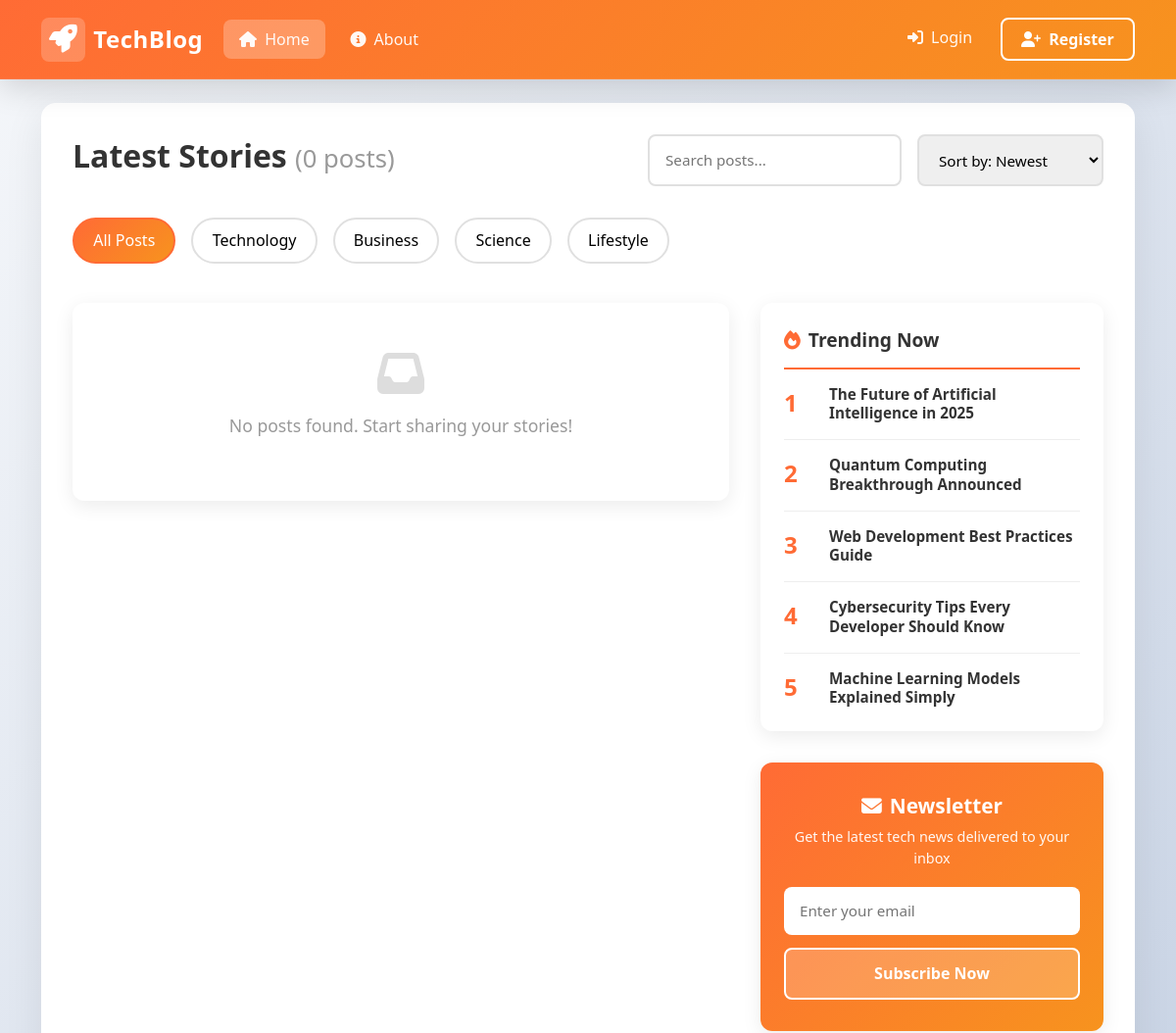
Before: / (upper part) with the older database file.
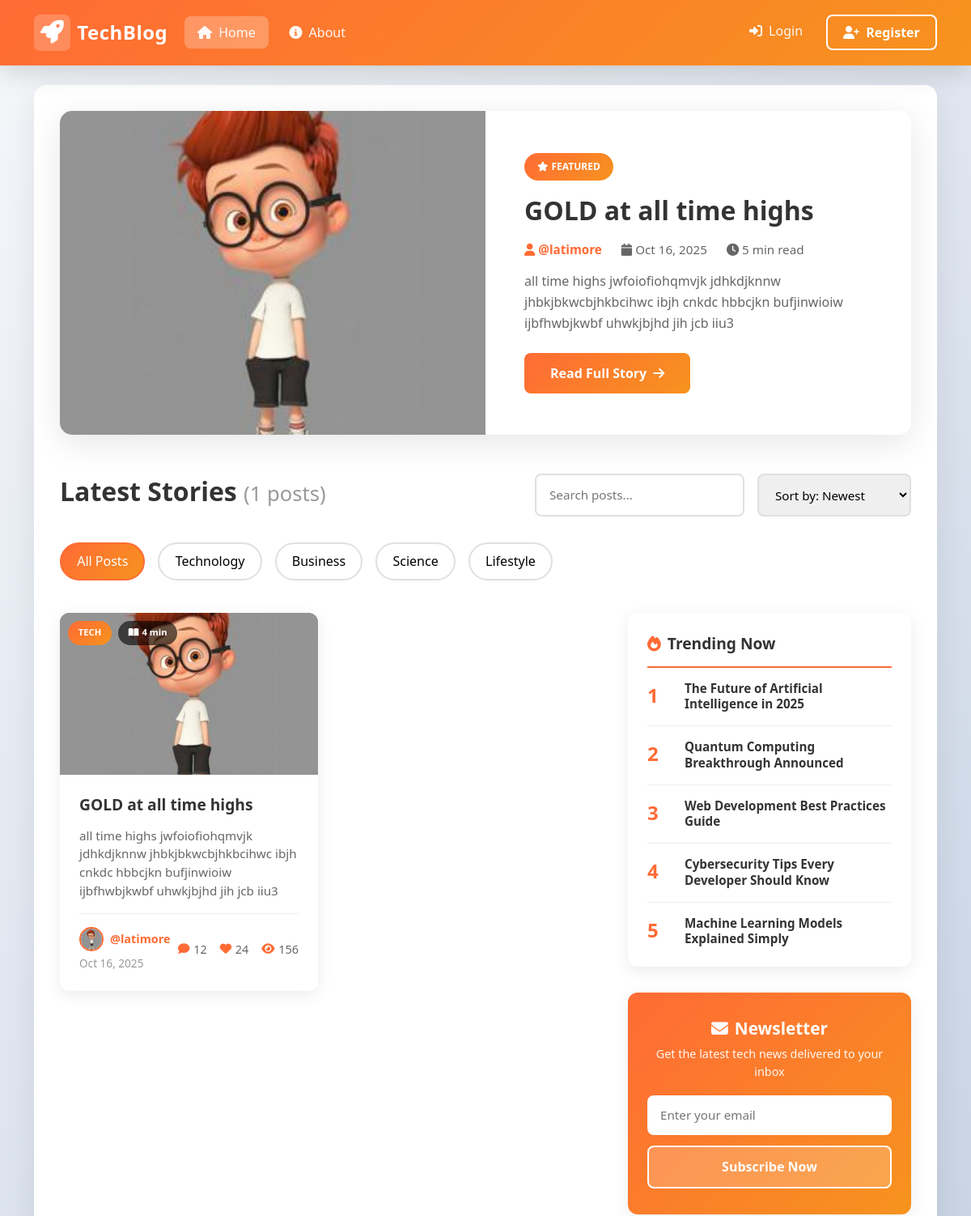
After: the same page with the newer database file.
### blog/models.py (models this page shows, shortened)
class Post(models.Model):
    STATUS_CHOICES = [
        ('draft', 'Draft'),
        ('published', 'Published'),
        ('scheduled', 'Scheduled'),
    ]
    title = models.CharField(max_length=200)
    slug = models.SlugField(max_length=200, unique=True, blank=True)
    content = models.TextField()
    excerpt = models.TextField(max_length=300, blank=True, help_text="Brief summary for previews")
    featured_image = models.ImageField(
        upload_to='post_images/%Y/%m/%d/',
        null=True,
        blank=True,
        validators=[FileExtensionValidator(['jpg', 'jpeg', 'png', 'webp'])],
        help_text="Recommended size: 1200x630px"
    )
    category = models.ForeignKey(
        Category,
        on_delete=models.SET_NULL,
        null=True,
        blank=True,
        related_name='posts'
    )
    tags = models.ManyToManyField(Tag, blank=True, related_name='posts')
    author = models.ForeignKey(User, on_delete=models.CASCADE, related_name='posts')
    date_posted = models.DateTimeField(default=timezone.now)
    date_updated = models.DateTimeField(auto_now=True)
    publish_date = models.DateTimeField(null=True, blank=True, help_text="Schedule post for future")
    status = models.CharField(max_length=10, choices=STATUS_CHOICES, default='draft')
    is_featured = models.BooleanField(default=False, help_text="Show in featured section")
    is_pinned = models.BooleanField(default=False, help_text="Pin to top of list")
    allow_comments = models.BooleanField(default=True)
    views_count = models.IntegerField(default=0)
    reading_time = models.IntegerField(default=5, help_text="Estimated reading time in minutes")
    meta_description = models.CharField(max_length=160, blank=True, help_text="For search engines")
    meta_keywords = models.CharField(max_length=255, blank=True)
    class Meta:
        ordering = ['-is_pinned', '-date_posted']
        indexes = [
            models.Index(fields=['-date_posted']),
            models.Index(fields=['status', '-date_posted']),
            models.Index(fields=['author', '-date_posted']),
        ]

### users/models.py (models this page shows, shortened)
class Profile(models.Model):
    user = models.OneToOneField(User, on_delete=models.CASCADE)
    image = models.ImageField(default='default.jpg', upload_to='profile_pics')
    bio = models.TextField(max_length=500, blank=True)
    location = models.CharField(max_length=100, blank=True)
    website = models.URLField(max_length=200, blank=True)

### blog/views.py (the view)
# urls.py: path('', views.PostListView.as_view(), name='blog-home'),
class PostListView(ListView):
    model = Post
    template_name = 'blog/home.html'
    context_object_name = 'posts'
    paginate_by = 6
    def get_queryset(self):
        queryset = Post.objects.filter(status='published').select_related(
            'author', 'author__profile', 'category'
        ).prefetch_related('tags', 'likes')
        search_query = self.request.GET.get('q')
        if search_query:
            queryset = queryset.filter(
                Q(title__icontains=search_query) |
                Q(content__icontains=search_query) |
                Q(excerpt__icontains=search_query)
            )
        category_slug = self.request.GET.get('category')
        if category_slug:
            queryset = queryset.filter(category__slug=category_slug)
        tag_slug = self.request.GET.get('tag')
        if tag_slug:
            queryset = queryset.filter(tags__slug=tag_slug)
        sort_by = self.request.GET.get('sort', '-date_posted')
        valid_sorts = {
            'newest': '-date_posted',
            'oldest': 'date_posted',
            'popular': '-views_count',
            'trending': '-likes__created_at'
        }
        queryset = queryset.order_by(valid_sorts.get(sort_by, '-date_posted'))
        return queryset.distinct()
    def get_context_data(self, **kwargs):
        context = super().get_context_data(**kwargs)
        context['featured_post'] = Post.objects.filter(
            status='published',
            is_featured=True
        ).select_related('author', 'author__profile').first()
        week_ago = timezone.now() - timedelta(days=7)
        context['trending_posts'] = Post.objects.filter(
            status='published',
            date_posted__gte=week_ago
        ).annotate(
            engagement=Count('likes') + Count('comments')
        ).order_by('-engagement', '-views_count')[:5]
        context['categories'] = Category.objects.annotate(
            post_count=Count('posts', filter=Q(posts__status='published'))
        ).filter(post_count__gt=0)
        context['popular_tags'] = Tag.objects.annotate(
            post_count=Count('posts', filter=Q(posts__status='published'))
        ).filter(post_count__gt=0).order_by('-post_count')[:10]
        context['total_posts'] = Post.objects.filter(status='published').count()
        context['total_authors'] = User.objects.filter(posts__status='published').distinct().count()
        return context

### blog/templates/blog/home.html (shortened to what this page needs)
{% extends 'blog/base.html' %}
{% block content %}
<div class="news-container">
  {% if posts %}
  {% with featured_post=posts.0 %}
  <div class="featured-article">
    <img src="{{ featured_post.author.profile.image.url }}" alt="Featured" class="featured-image">
    <div class="featured-content">
      <span class="featured-badge">
        <i class="fas fa-star me-1"></i>FEATURED
      </span>
      <h2>{{ featured_post.title }}</h2>
      <div class="featured-meta">
        <a href="{% url 'user-posts' featured_post.author.username %}">
          <i class="fas fa-user me-1"></i>@{{ featured_post.author.username }}
        </a>
        <span>
          <i class="fas fa-calendar me-1"></i>{{ featured_post.date_posted|date:"M j, Y" }}
        </span>
        <span>
          <i class="fas fa-clock me-1"></i>5 min read
        </span>
      </div>
      <p>{{ featured_post.content|truncatechars:250 }}</p>
      <a href="{% url 'post-detail' featured_post.id %}" class="read-more-btn">
        Read Full Story <i class="fas fa-arrow-right"></i>
      </a>
    </div>
  </div>
  {% endwith %}
  {% endif %}
  <div class="posts-header">
    <h1 class="header-title">
      {% if view.kwargs.username %}
        Posts by <span style="color: #ff6b35;">{{ view.kwargs.username }}</span>
      {% else %}
        Latest Stories
      {% endif %}
      <span style="font-size: 0.8em; color: #999; font-weight: normal;">
        ({{ page_obj.paginator.count }} posts)
      </span>
    </h1>
    <div class="header-controls">
      <input type="text" class="search-input" placeholder="Search posts..." id="searchInput">
      <select class="sort-select">
        <option>Sort by: Newest</option>
      </select>
    </div>
  </div>
  <div class="category-filters">
    <button class="category-btn active">All Posts</button>
    <button class="category-btn">Technology</button>
    <button class="category-btn">Business</button>
    <button class="category-btn">Science</button>
    <button class="category-btn">Lifestyle</button>
  </div>
  <div class="news-layout">
    <div>
      {% if posts %}
      <div class="posts-grid">
        {% for post in posts %}
        <div class="post-card">
          <div class="post-image-container">
            <img src="{{ post.author.profile.image.url }}" alt="{{ post.title }}" class="post-image">
            <div class="post-image-overlay">
              <span class="post-category-badge">TECH</span>
              <span class="reading-time"><i class="fas fa-book-open me-1"></i>4 min</span>
            </div>
          </div>
          <div class="post-content">
            <h3 class="post-title">{{ post.title }}</h3>
            <p class="post-excerpt">{{ post.content|truncatechars:150 }}</p>
            <div class="post-footer">
              <div class="post-meta">
                <a href="{% url 'user-posts' post.author.username %}" class="post-author">
                  <img src="{{ post.author.profile.image.url }}" alt="{{ post.author.username }}" class="post-author-avatar">
                  <span class="post-author-name">@{{ post.author.username }}</span>
                </a>
                <div class="post-date">{{ post.date_posted|date:"M j, Y" }}</div>
              </div>
              <div class="post-engagement">
                <div class="engagement-stat">
                  <i class="fas fa-comment"></i>
                  <span>12</span>
                </div>
                <div class="engagement-stat">
                  <i class="fas fa-heart"></i>
                  <span>24</span>
                </div>
                <div class="engagement-stat">
                  <i class="fas fa-eye"></i>
                  <span>156</span>
                </div>
              </div>
            </div>
          </div>
        </div>
        {% endfor %}
      </div>
      {% else %}
      <div class="empty-state">
        <i class="fas fa-inbox"></i>
        <p>No posts found. Start sharing your stories!</p>
      </div>
      {% endif %}
    </div>
    <div class="sidebar">
      <div class="sidebar-section">
        <div class="sidebar-title">
          <i class="fas fa-fire me-2" style="color: #ff6b35;"></i>Trending Now
        </div>
        <div class="trending-item">
          <span class="trending-number">1</span>
          <a href="#" class="trending-title">The Future of Artificial Intelligence in 2025</a>
        </div>
        <div class="trending-item">
          <span class="trending-number">2</span>
          <a href="#" class="trending-title">Quantum Computing Breakthrough Announced</a>
        </div>
        <div class="trending-item">
          <span class="trending-number">3</span>
          <a href="#" class="trending-title">Web Development Best Practices Guide</a>
        </div>
        <div class="trending-item">
          <span class="trending-number">4</span>
          <a href="#" class="trending-title">Cybersecurity Tips Every Developer Should Know</a>
        </div>
        <div class="trending-item">
          <span class="trending-number">5</span>
          <a href="#" class="trending-title">Machine Learning Models Explained Simply</a>
        </div>
      </div>
      <div class="sidebar-section newsletter-section">
        <h3 class="newsletter-title">
          <i class="fas fa-envelope me-2"></i>Newsletter
        </h3>
        <p class="newsletter-description">Get the latest tech news delivered to your inbox</p>
        <input type="email" class="newsletter-input" placeholder="Enter your email">
        <button class="newsletter-btn">Subscribe Now</button>
      </div>
    </div>
  </div>
</div>
{% endblock content %}

### blog/templates/blog/base.html (shortened to what this page needs)
{% load static %}
<!DOCTYPE html>
<html lang="en">
<head>
  <link href="https://cdn.jsdelivr.net/npm/bootstrap@5.2.0/dist/css/bootstrap.min.css" rel="stylesheet"
 />
  <link rel="stylesheet" href="https://cdnjs.cloudflare.com/ajax/libs/font-awesome/6.4.0/css/all.min.css">
  <link rel="stylesheet" type="text/css" href="{% static 'blog/main.css' %}" />
</head>
<body>
  <nav class="navbar navbar-expand-lg navbar-dark sticky-top">
    <div class="container">
      <a class="navbar-brand fw-bold" href="{% url 'blog-home' %}">
        <i class="fas fa-rocket"></i>
        TechBlog
      </a>
      <div class="collapse navbar-collapse" id="navbarNav">
        <ul class="navbar-nav me-auto">
          <li class="nav-item">
            <a class="nav-link active" aria-current="page" href="{% url 'blog-home' %}">
              <i class="fas fa-home me-1"></i> Home
            </a>
          </li>
          <li class="nav-item">
            <a class="nav-link" href="{% url 'blog-about' %}">
              <i class="fas fa-info-circle me-1"></i> About
            </a>
          </li>
        </ul>
        <ul class="navbar-nav">
          {% if user.is_authenticated %}
          <li class="nav-item dropdown">
            <a class="nav-link dropdown-toggle d-flex align-items-center" href="#" id="userDropdown" role="button" data-bs-toggle="dropdown" aria-expanded="false">
              <i class="fas fa-user-circle me-1"></i>
              <span class="d-none d-lg-inline">{{ user.username|title }}</span>
              <span class="d-lg-none">Account</span>
            </a>
            <ul class="dropdown-menu dropdown-menu-end" aria-labelledby="userDropdown">
              <li><a class="dropdown-item" href="{% url 'profile' %}"><i class="fas fa-user me-2"></i> My Profile</a></li>
              <li><a class="dropdown-item" href="#"><i class="fas fa-cog me-2"></i> Settings</a></li>
              <li><hr class="dropdown-divider"></li>
              <li>
                <form method="post" action="{% url 'logout' %}" class="d-inline w-100">
                  {% csrf_token %}
                  <button type="submit" class="dropdown-item text-danger w-100" style="border: none; background: none; text-align: left;">
                    <i class="fas fa-sign-out-alt me-2"></i> Logout
                  </button>
                </form>
              </li>
            </ul>
          </li>
          {% else %}
          <li class="nav-item">
            <a class="nav-link" href="{% url 'login' %}">
              <i class="fas fa-sign-in-alt me-1"></i> Login
            </a>
          </li>
          <li class="nav-item ms-lg-2">
            <a class="btn btn-outline-light" href="{% url 'register' %}">
              <i class="fas fa-user-plus me-1"></i> Register
            </a>
          </li>
          {% endif %}
        </ul>
      </div>
    </div>
  </nav>
  <main class="container my-4">
    <div class="content-wrapper">
      {% block content %}{% endblock %}
    </div>
  </main>
</body>
</html>

### blog/templates/blog/base.html (style rules this page uses)
* { margin: 0; padding: 0; box-sizing: border-box; }
body { font-family: 'Segoe UI', Tahoma, Geneva, Verdana, sans-serif; background: linear-gradient(135deg, #f5f7fa 0%, #c3cfe2 100%); min-height: 100vh; }
.navbar { background: linear-gradient(135deg, #ff6b35 0%, #f7931e 100%); box-shadow: 0 8px 32px rgba(0, 0, 0, 0.15); padding: 0.8rem 0; backdrop-filter: blur(10px); border-bottom: 1px solid rgba(255, 255, 255, 0.1); animation: slideDown 0.5s ease; }
.navbar-brand { font-size: 1.5rem; font-weight: 800; color: white !important; transition: all 0.3s ease; display: flex; align-items: center; gap: 0.5rem; letter-spacing: 0.5px; }
.navbar-brand i { font-size: 1.8rem; background: rgba(255, 255, 255, 0.2); padding: 0.5rem; border-radius: 8px; transition: all 0.3s ease; }
.nav-link { color: rgba(255, 255, 255, 0.95) !important; transition: all 0.3s ease; font-weight: 500; margin: 0 0.3rem; position: relative; padding: 0.5rem 1rem !important; border-radius: 8px; }
.nav-link.active { background: rgba(255, 255, 255, 0.25); border-radius: 8px; }
.nav-link::after { content: ''; position: absolute; bottom: 0; left: 50%; width: 0; height: 2px; background: white; transition: all 0.3s ease; transform: translateX(-50%); }
.btn-outline-light { color: white !important; border: 2px solid white; border-radius: 8px; font-weight: 600; transition: all 0.3s ease; padding: 0.5rem 1.2rem; }
main.container { margin-top: 2rem; margin-bottom: 2rem; animation: fadeIn 0.5s ease; }
.content-wrapper { background: white; border-radius: 15px; box-shadow: 0 10px 40px rgba(0, 0, 0, 0.08); padding: 2rem; animation: fadeIn 0.6s ease 0.2s both; }

Changed rows visible on the page:
added Post: author.profile.image (placeholder picture), title "GOLD at all time highs", author.username "latimore", date_posted "Oct 16, 2025", content "all time highs jwfoiofiohqmvjk jdhkdjknnw jhbkjbkwcbjhkbcihwc ibjh cnkdc hbbcjkn bufjinwioiw ijbfhwbjkwbf uhwkjbjhd jih jcb iiu3"
Other visible differences:
{{ page_obj.paginator.count }}: "0" → "1"
text no longer shown: "No posts found. Start sharing your stories!"
text now shown: "FEATURED @ 5 min read Read Full Story"
